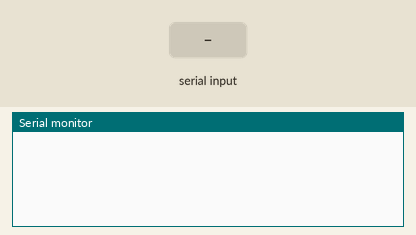
Simulated run of this sketch. Board: Arduino Uno, built with avr-gcc and run on an emulated ATmega328P. On the bench: the last lines printed to the serial monitor. The test bench sets the inputs (shaded band). EEPROM starts erased.

Above: at 1.2 s.
1.3 s: "1\n" received over Serial
At 2.1 s:
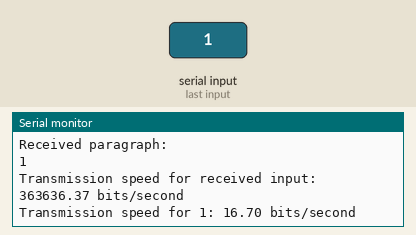
2.8 s: byte 10 ('\n') received over Serial
At 3.09 s:
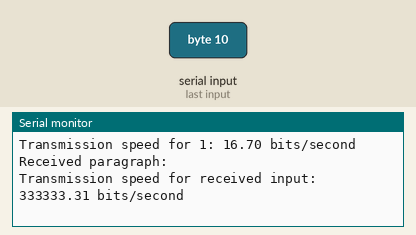
4.3 s: "0\n" received over Serial
At 4.37 s:
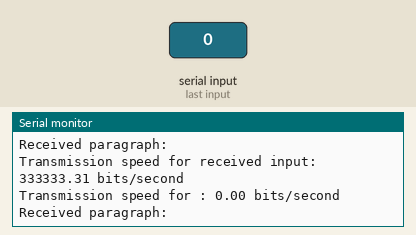

The sketch:

Firmware_task.ino
```cpp
#include <EEPROM.h>

unsigned long startTime;
unsigned long endTime;
unsigned long totalBits;
String currentWord;

const int EEPROM_SIZE = 1024;
const int EEPROM_START_ADDR = 0;

void setup() {
  Serial.begin(2400);
}

void loop() {
  static String paragraph;

  if (Serial.available() > 0) {
    startTime = micros();
    char incomingByte = Serial.read();
    paragraph += incomingByte;

    EEPROM.write(EEPROM_START_ADDR + paragraph.length() - 1, incomingByte);

    if (incomingByte == '\n') {
      endTime = micros();
      totalBits = paragraph.length() * 8;
      float transmissionTime = (endTime - startTime) / 1000000.0;
      float transmissionSpeed = totalBits / transmissionTime;

      Serial.println("Received paragraph:");
      Serial.println(paragraph);
      Serial.print("Transmission speed for received input: ");
      Serial.print(transmissionSpeed);
      Serial.println(" bits/second");

      for (int i = 0; i < paragraph.length(); i++) {
        char c = paragraph[i];
        if (c != ' ' && c != '\n') {
          currentWord += c;
        }
        else {
          startTime = micros();

          Serial.print("Transmission speed for ");
          Serial.print(currentWord);
          Serial.print(": ");
          Serial.flush();
          delay(100);
          endTime = micros();

          totalBits = currentWord.length() * 8;
          transmissionTime = (endTime - startTime) / 1000000.0;
          transmissionSpeed = totalBits / transmissionTime;

          Serial.print(transmissionSpeed);
          Serial.println(" bits/second");
          currentWord = "";
        }
      }
     paragraph = "";
    }
  }
}
```

Measured:
- after the input at 1.3 s, the serial monitor: prints a new line at once (image 1)
- after the input at 2.8 s, the serial monitor: prints a new line after 0.10 s (image 2)
